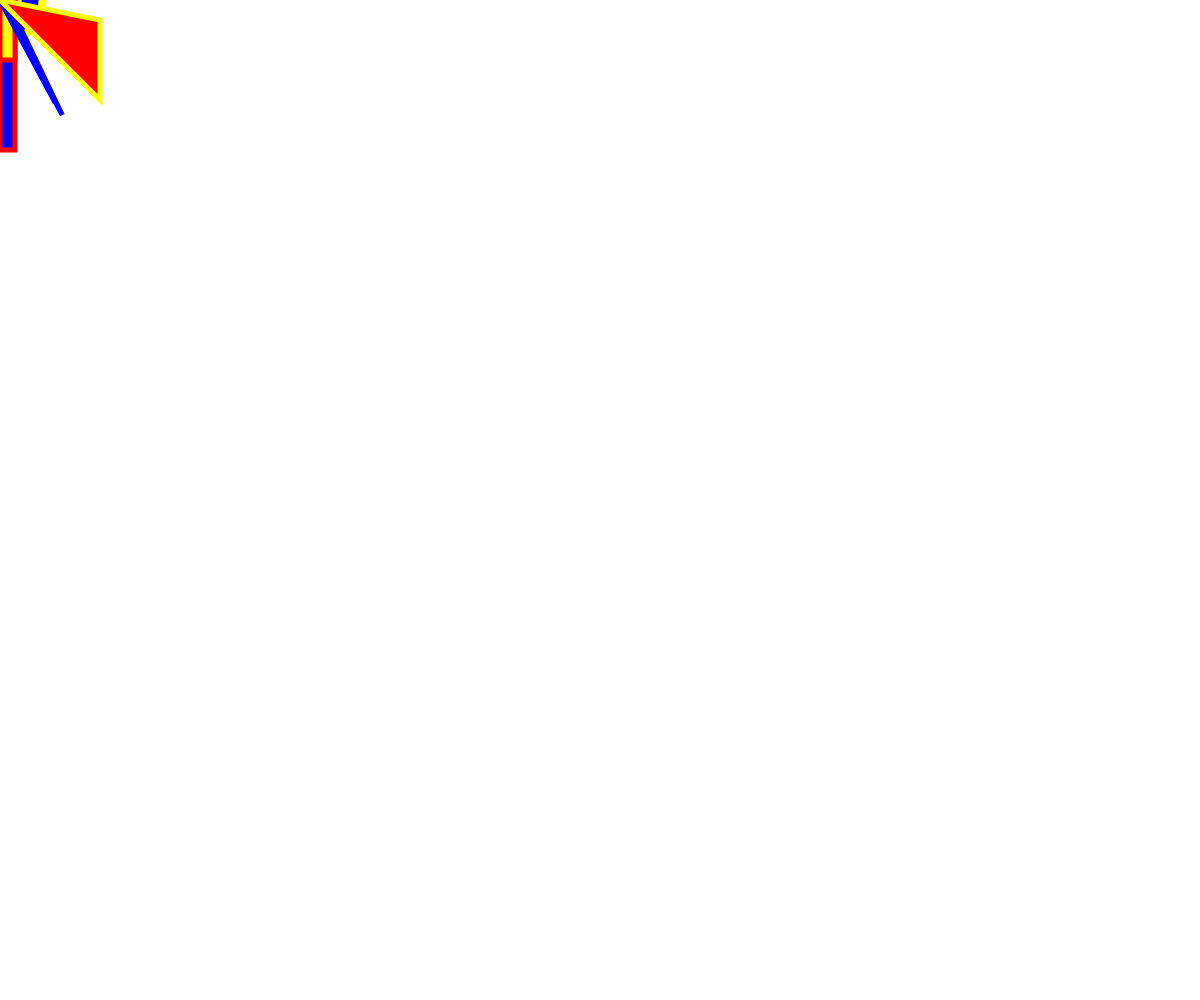
Frame 1 (no input)
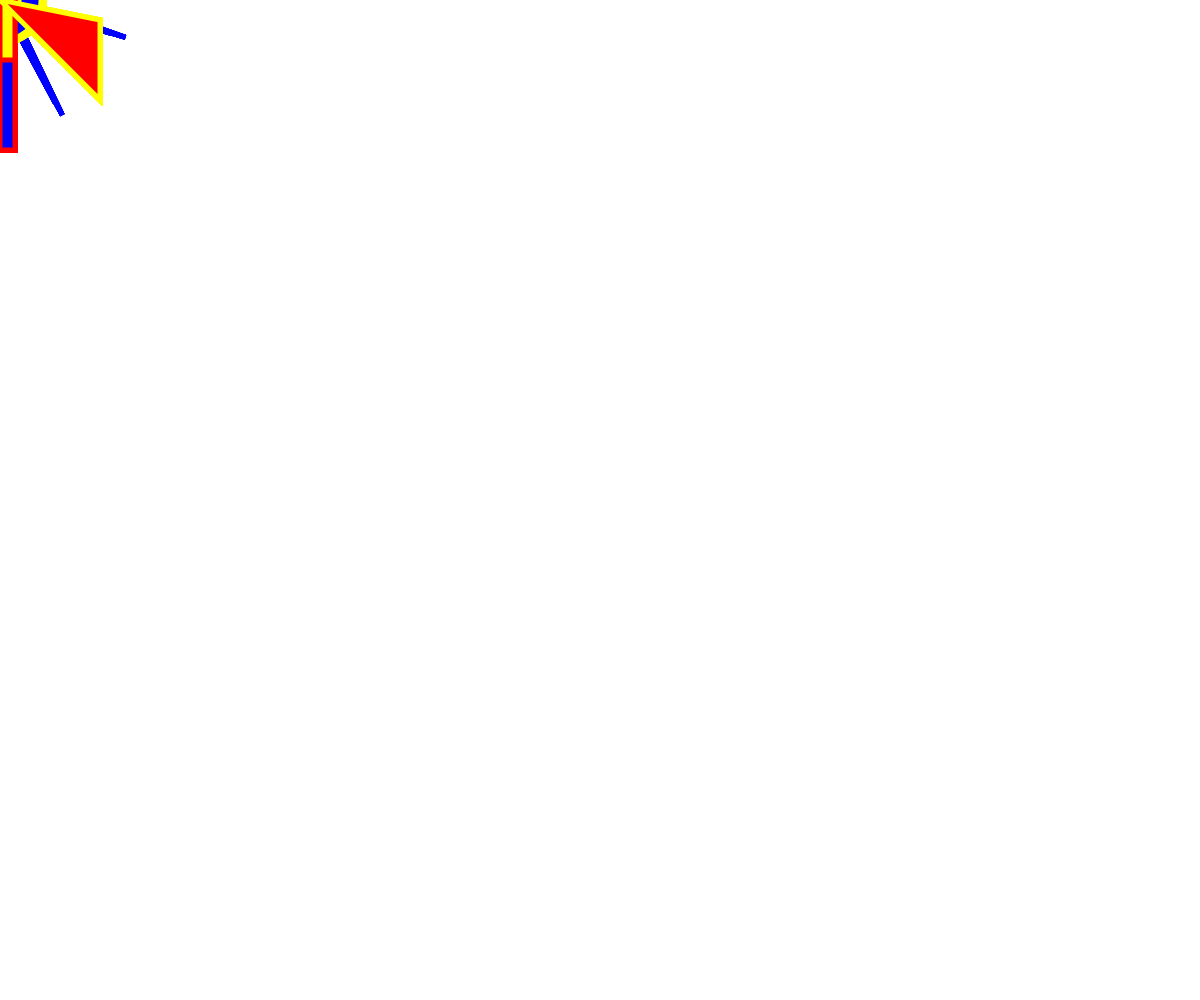
Frame 60 (no input)
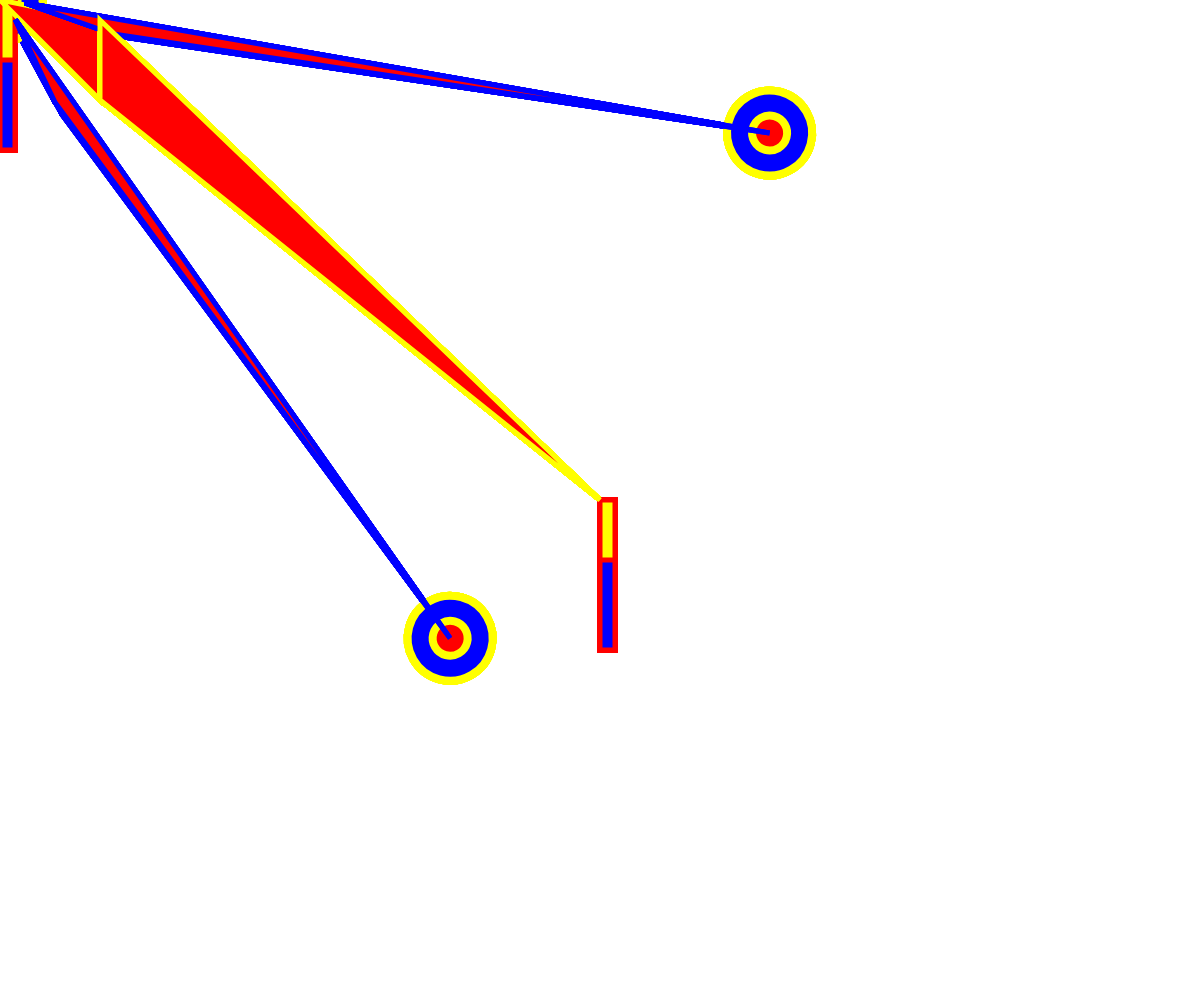
Frame 120 (the mouse pressed at the canvas centre since frame 60)

The p5.js sketch that drew these frames (run headless with seeded random() and noise() and a simulated clock; from frame 60 on, the mouse is pressed at the canvas centre):

// p5.js sketch
// ── sketch.js
//painting abstract
function setup() {
  createCanvas(windowWidth, windowHeight );
  background('255');
  frameRate( 90 );
  //frame of 90 or 80 should work.

}
 var angle = 15;


function draw() {

  //this will be the base of the abstract
  noCursor();

  //the main colors of this abstract will be red, yellow and blue.
  //this will be a homage to retro comic book art.
  push();
  fill('blue');
  stroke('yellow');
  strokeWeight(8);
  rotate( radians(angle) );
  ellipse(mouseX, mouseY, 85, 85 );
  fill('red');
  ellipse(mouseX, mouseY, 35, 35 );
  pop();
  //the idea is to have other shapes inside of each other.

  push();
  fill('blue');
  stroke('red');
  strokeWeight(5);
  rect(mouseX, mouseY, 15, 150 );
  fill('yellow');
  rect(mouseX, mouseY, 15, 60 );
  rotate(-25);
  pop();

  push();
  rotate( radians(angle) );
  fill('yellow');
  stroke('blue');
  strokeWeight(5);
  triangle( mouseX, mouseY, 90, 95, 30, 25, 50 );
  fill('red');
  triangle(mouseX, mouseY, 80, 85, 20, 15, 45 );
  pop();

  push();
  fill('red');
  stroke('yellow');
  strokeWeight(5);
  triangle( mouseX, mouseY, 100,100,100,20,20,20 );
  pop();

    
  angle = angle + 45;

}
